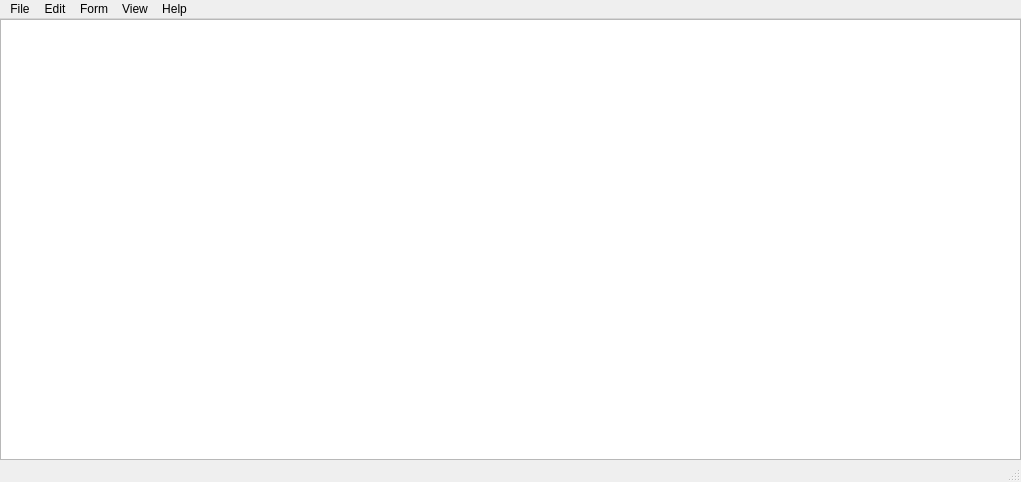
<?xml version="1.0" encoding="UTF-8"?>
<ui version="4.0">
 <class>MainWindow</class>
 <widget class="QMainWindow" name="MainWindow">
  <property name="geometry">
   <rect>
    <x>0</x>
    <y>0</y>
    <width>1021</width>
    <height>482</height>
   </rect>
  </property>
  <property name="windowTitle">
   <string>notepad</string>
  </property>
  <widget class="QWidget" name="centralwidget">
   <layout class="QGridLayout" name="gridLayout">
    <property name="leftMargin">
     <number>0</number>
    </property>
    <property name="topMargin">
     <number>0</number>
    </property>
    <property name="rightMargin">
     <number>0</number>
    </property>
    <property name="bottomMargin">
     <number>0</number>
    </property>
    <item row="0" column="0">
     <layout class="QGridLayout" name="gridLayout_2">
      <item row="0" column="0">
       <widget class="QPlainTextEdit" name="plainTextEdit"/>
      </item>
     </layout>
    </item>
   </layout>
  </widget>
  <widget class="QMenuBar" name="menubar">
   <property name="geometry">
    <rect>
     <x>0</x>
     <y>0</y>
     <width>1021</width>
     <height>26</height>
    </rect>
   </property>
   <widget class="QMenu" name="menu_file">
    <property name="title">
     <string>File</string>
    </property>
    <addaction name="action_open"/>
    <addaction name="action_save"/>
    <addaction name="action_saveas"/>
    <addaction name="action_close"/>
   </widget>
   <widget class="QMenu" name="menu_edit">
    <property name="title">
     <string>Edit</string>
    </property>
   </widget>
   <widget class="QMenu" name="menu_form">
    <property name="title">
     <string>Form</string>
    </property>
   </widget>
   <widget class="QMenu" name="menu_view">
    <property name="title">
     <string>View</string>
    </property>
   </widget>
   <widget class="QMenu" name="menu_help">
    <property name="title">
     <string>Help</string>
    </property>
   </widget>
   <addaction name="menu_file"/>
   <addaction name="menu_edit"/>
   <addaction name="menu_form"/>
   <addaction name="menu_view"/>
   <addaction name="menu_help"/>
  </widget>
  <widget class="QStatusBar" name="statusbar"/>
  <action name="action_open">
   <property name="text">
    <string>Open</string>
   </property>
   <property name="shortcut">
    <string>Ctrl+O</string>
   </property>
  </action>
  <action name="action_save">
   <property name="text">
    <string>Save</string>
   </property>
   <property name="shortcut">
    <string>Ctrl+S</string>
   </property>
  </action>
  <action name="action_saveas">
   <property name="text">
    <string>SaveAs</string>
   </property>
   <property name="shortcut">
    <string>Ctrl+Shift+S</string>
   </property>
  </action>
  <action name="action_close">
   <property name="text">
    <string>close</string>
   </property>
  </action>
 </widget>
 <resources/>
 <connections/>
</ui>
